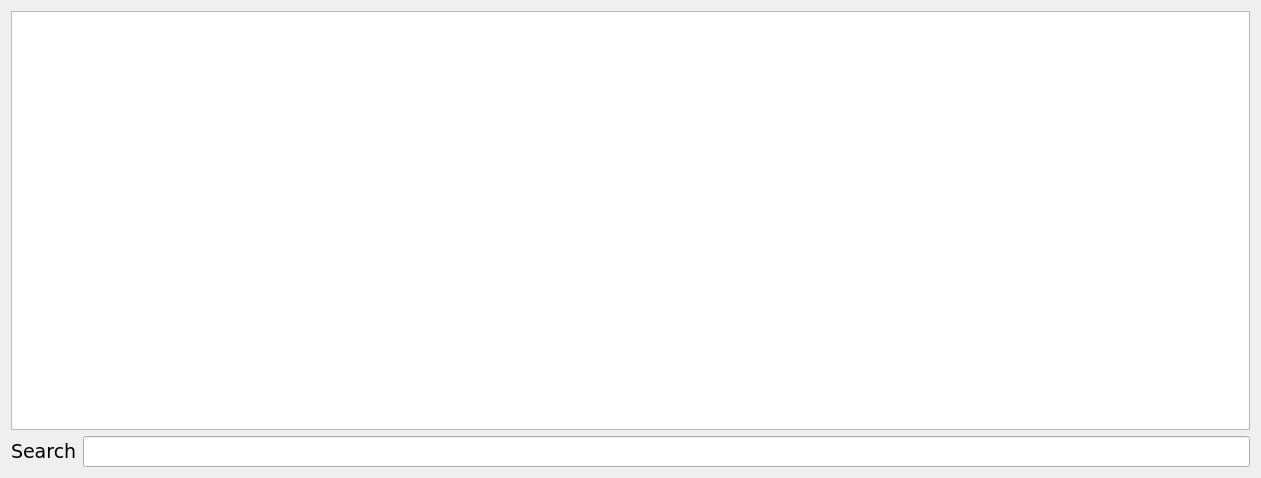
<?xml version="1.0" encoding="UTF-8"?>
<ui version="4.0">
 <class>Search_window</class>
 <widget class="QWidget" name="Search_window">
  <property name="geometry">
   <rect>
    <x>0</x>
    <y>0</y>
    <width>1261</width>
    <height>478</height>
   </rect>
  </property>
  <property name="font">
   <font>
    <family>DejaVu Sans</family>
    <pointsize>14</pointsize>
   </font>
  </property>
  <property name="windowTitle">
   <string>Form</string>
  </property>
  <layout class="QVBoxLayout" name="verticalLayout">
   <item>
    <widget class="QTextEdit" name="textEdit">
     <property name="readOnly">
      <bool>true</bool>
     </property>
    </widget>
   </item>
   <item>
    <layout class="QFormLayout" name="formLayout">
     <item row="0" column="0">
      <widget class="QLabel" name="label">
       <property name="text">
        <string>Search</string>
       </property>
      </widget>
     </item>
     <item row="0" column="1">
      <widget class="QLineEdit" name="search_lineEdit"/>
     </item>
    </layout>
   </item>
  </layout>
 </widget>
 <resources/>
 <connections/>
</ui>
